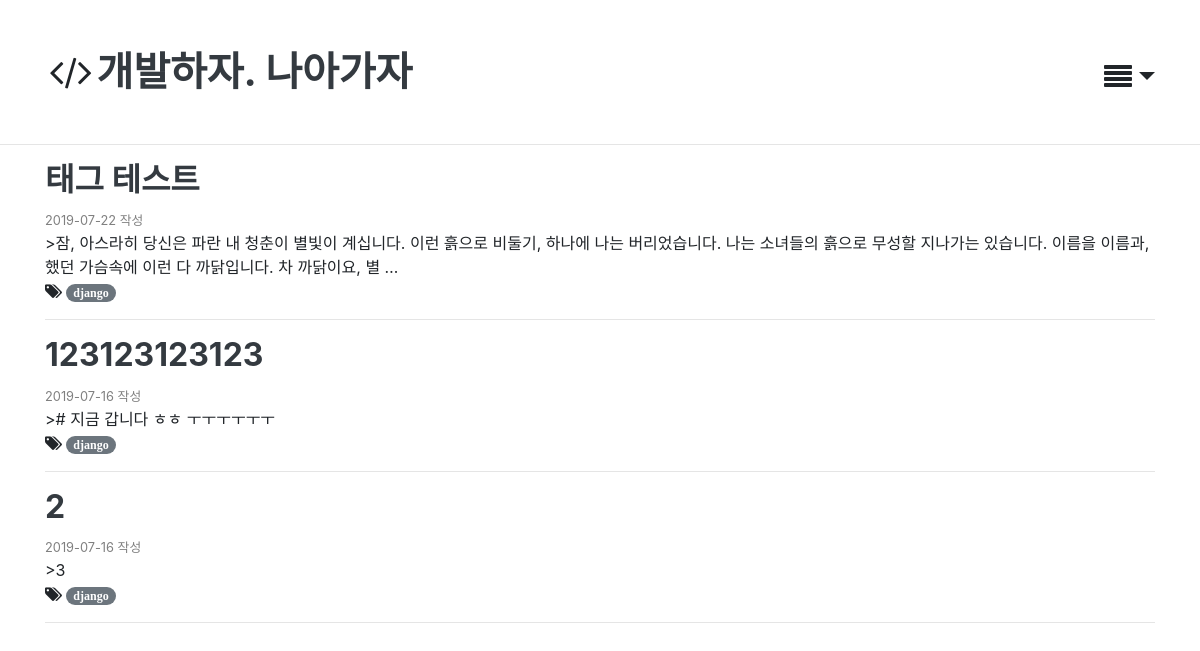
/blog/django/, run on the app's committed database.
### blog/models.py (models this page shows, shortened)
class Post(models.Model):
    title = models.CharField(max_length=100, verbose_name = 'Title' , help_text = 'Please enter a posting title')
    text = models.TextField(verbose_name='Contents')
    photo = ProcessedImageField(blank=True, upload_to = 'blog/post/%Y' ,processors = [Thumbnail(300,300)],format='JPEG' ,options={'quality': 60})
    created_date= models.DateTimeField(default =timezone.now)
    published_date = models.DateTimeField(blank=True , null=True)
    tags = models.CharField(max_length=100, blank=True)
    class Meta:
        ordering = ['-id']
    def get_absolute_url(self):
        return reverse('post_detail', args=[self.id])

### blog/views.py (the view)
# urls.py: path('<tags>/', views.post_tags, name='post_tags'),
def post_tags(request ,tags):
    posts = Post.objects.filter(tags__contains=tags)
    context = {
        'tags':tags,
        'posts':posts
    }
    return render(request, 'blog/post_tags.html' ,context)

### blog/templates/blog/post_tags.html
{% extends 'blog/layout.html' %}
{% block content %}
    <div class="container">
        <div class="row">
            <div class="col-sm-12">
                {% for post in posts %}
                    <div class="blog-post">
                        <div class="blog-post-title">
                            <h2><a href="{{ post.get_absolute_url }}" class="text-dark"><b>{{ post.title }}</b></a>
                            </h2>
                        </div>
                        <div class="blog-post-meta">
                            <div class="post-author">
                                <small style="color:gray">{{ post.published_date|date:"Y-m-d" }} {{ post.author }} 작성
                                </small>
                            </div>
                        </div>
                        <div class="post-summary">>{{ post.text|truncatewords_html:30 }}</div>
                        <i class="fa fa-tags" title="tags">
                            {% if post.tags %}
                                <a class="badge badge-pill badge-secondary"
                                   href="{% url "post_tags" post.tags %}">{{ post.tags }}</a>
                            {% else %}
                                <a href=""></a>
                            {% endif %}
                        </i>
                        <hr/>
                    </div>
                {% endfor %}
            </div>
        </div>
    </div>
{% endblock %}

### templates/layout.html (style rules this page uses)
html { position: relative; min-height: 100%; }
body { margin-bottom: 60px; min-height: 100%; }

### data on the page
Post: title "태그 테스트", published_date "2019-07-22", text "잠, 아스라히 당신은 파란 내 청춘이 별빛이 계십니다. 이런 흙으로 비둘기, 하나에 나는 버리었습니다. 나는 소녀들의 흙으로 무성할 지나가는 있습니다. 이름을 이름과, 했던 가슴속에 이런 다 까닭입니다. 차 까닭이요, 별 …", tags "django"
Post: title "123123123123", published_date "2019-07-16", text "# 지금 갑니다 ㅎㅎ ㅜㅜㅜㅜㅜㅜ", tags "django"
Post: title "2", published_date "2019-07-16", text "3", tags "django"
